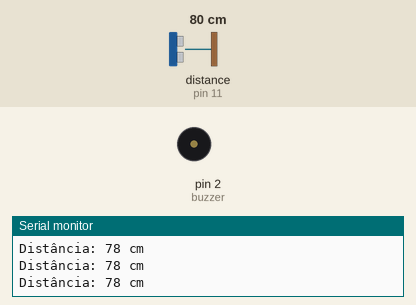
This sketch was run on a simulated Arduino Uno, built with avr-gcc and run on an emulated ATmega328P. On the bench: buzzer (waves = sounding), the last lines printed to the serial monitor. Wiring (inferred from the names in the program): ultrasonic range finder: trigger pin 10; echo pin 11. Inputs (shaded band) come from the test bench; at power-on: distance to the obstacle (sensor on pin 11) 80 cm. The echo pulse lasts 58.3 µs per cm.

Above: at 1.3 s.
1.4 s: distance to the obstacle (sensor on pin 11) set to 13 cm
3.2 s: distance to the obstacle (sensor on pin 11) set to 10 cm
At 4.4 s:
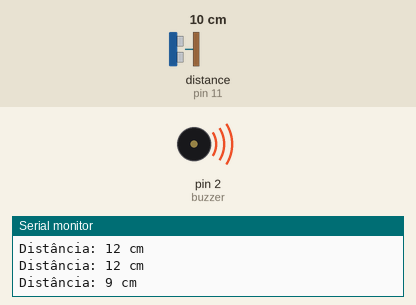
5.5 s: distance to the obstacle (sensor on pin 11) set to 120 cm
8.5 s: distance to the obstacle (sensor on pin 11) set to 2 cm
At 10.1 s:
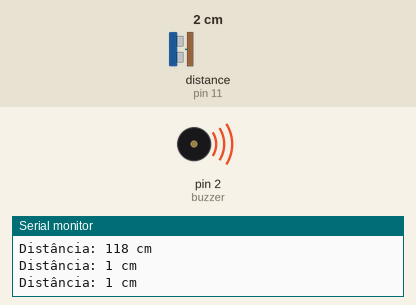
Timing chart, 0 to 18.5 s (numbered marks = the images above; inputs shaded):
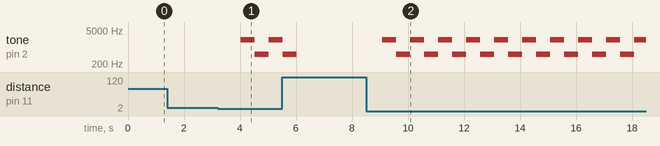

Measured:
- the behaviour switches between 12 and 11 cm on distance to the obstacle (sensor on pin 11) (found by bisection; images 0 and 1)
- after the input at 3.2 s, tone on pin 2 (buzzer): silent → 2000 Hz after 0.82 s, → 500 Hz 0.50 s later, → 2000 Hz 0.50 s later
- after the input at 8.5 s, tone on pin 2 (buzzer): alternates 2000 Hz for 0.50 s and 500 Hz for 0.50 s, starting after 0.57 s

The sketch:

buzzer_e_ultrassom.ino
```cpp
int trigPin = 10;
int echoPin = 11;
int buzzer = 2;


long getDistance(int trigger, int echo){
  // Função que calcula a distância entre o sensor HC-SR04 e um sólido próximo dele
  long duration;
  int distance;

  // Gera pulso de 10µs no pino trigger
  // O HC-SR04 é projetado para ser acionado com um pulso de exatamente 10 microssegundos (µs) no pino TRIG
  digitalWrite(trigger, LOW);
  delayMicroseconds(2);
  digitalWrite(trigger, HIGH);
  delayMicroseconds(10);
  digitalWrite(trigger, LOW);
  duration = pulseIn(echoPin, HIGH);
  // Distância em centímetros
  distance = duration * 0.034 / 2; // Fórmula: Velocidade do som = 340 m/s ou 0.034 cm/µs // Divisão por 2 pois a duração tem ida e volta
  return distance;
  }

void setup() {
  Serial.begin(9600);
  pinMode(trigPin, OUTPUT);
  pinMode(echoPin, INPUT);
}

void loop() {
  long dist = getDistance(trigPin,echoPin);
  Serial.print("Distância: ");
  Serial.print(dist);
  Serial.println(" cm");
  delay(500);
  if(dist<=10){
    tone(buzzer,2000);
    delay(500);
    tone(buzzer,500);
  }
  else{
    noTone(buzzer);
    }
}
```
